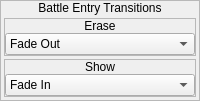
             <widget class="QFrame" name="frame_39">
              <property name="sizePolicy">
               <sizepolicy hsizetype="Fixed" vsizetype="Fixed">
                <horstretch>0</horstretch>
                <verstretch>0</verstretch>
               </sizepolicy>
              </property>
              <property name="frameShape">
               <enum>QFrame::StyledPanel</enum>
              </property>
              <property name="frameShadow">
               <enum>QFrame::Raised</enum>
              </property>
              <layout class="QVBoxLayout" name="verticalLayout_51">
               <property name="spacing">
                <number>0</number>
               </property>
               <property name="margin">
                <number>0</number>
               </property>
               <item>
                <widget class="QLabel" name="label_37">
                 <property name="sizePolicy">
                  <sizepolicy hsizetype="Preferred" vsizetype="Fixed">
                   <horstretch>0</horstretch>
                   <verstretch>0</verstretch>
                  </sizepolicy>
                 </property>
                 <property name="text">
                  <string>Battle Entry Transitions</string>
                 </property>
                 <property name="alignment">
                  <set>Qt::AlignCenter</set>
                 </property>
                </widget>
               </item>
               <item>
                <widget class="QWidget" name="widget_37" native="true">
                 <layout class="QVBoxLayout" name="verticalLayout_60">
                  <property name="spacing">
                   <number>3</number>
                  </property>
                  <property name="margin">
                   <number>3</number>
                  </property>
                  <item>
                   <widget class="QFrame" name="frame_43">
                    <property name="frameShape">
                     <enum>QFrame::StyledPanel</enum>
                    </property>
                    <property name="frameShadow">
                     <enum>QFrame::Raised</enum>
                    </property>
                    <layout class="QVBoxLayout" name="verticalLayout_56">
                     <property name="spacing">
                      <number>0</number>
                     </property>
                     <property name="margin">
                      <number>0</number>
                     </property>
                     <item>
                      <widget class="QLabel" name="label_41">
                       <property name="sizePolicy">
                        <sizepolicy hsizetype="Preferred" vsizetype="Fixed">
                         <horstretch>0</horstretch>
                         <verstretch>0</verstretch>
                        </sizepolicy>
                       </property>
                       <property name="text">
                        <string>Erase</string>
                       </property>
                       <property name="alignment">
                        <set>Qt::AlignCenter</set>
                       </property>
                      </widget>
                     </item>
                     <item>
                      <widget class="QWidget" name="widget_41" native="true">
                       <layout class="QHBoxLayout" name="horizontalLayout_36">
                        <property name="spacing">
                         <number>0</number>
                        </property>
                        <property name="margin">
                         <number>0</number>
                        </property>
                        <item>
                         <widget class="QComboBox" name="cboxBattleEntryTransition_Erase">
                          <item>
                           <property name="text">
                            <string>Fade Out</string>
                           </property>
                          </item>
                          <item>
                           <property name="text">
                            <string>Remove Blocks</string>
                           </property>
                          </item>
                          <item>
                           <property name="text">
                            <string>Wipe Downward</string>
                           </property>
                          </item>
                          <item>
                           <property name="text">
                            <string>Wipe Upward</string>
                           </property>
                          </item>
                          <item>
                           <property name="text">
                            <string>Venetian Blinds</string>
                           </property>
                          </item>
                          <item>
                           <property name="text">
                            <string>Vertical Blinds</string>
                           </property>
                          </item>
                          <item>
                           <property name="text">
                            <string>Horizontal Blinds</string>
                           </property>
                          </item>
                          <item>
                           <property name="text">
                            <string>Receding Square</string>
                           </property>
                          </item>
                          <item>
                           <property name="text">
                            <string>Expanding Square</string>
                           </property>
                          </item>
                          <item>
                           <property name="text">
                            <string>Screen Moves Up</string>
                           </property>
                          </item>
                          <item>
                           <property name="text">
                            <string>Screen Moves Down</string>
                           </property>
                          </item>
                          <item>
                           <property name="text">
                            <string>Screen Moves Left</string>
                           </property>
                          </item>
                          <item>
                           <property name="text">
                            <string>Screen Moves Right</string>
                           </property>
                          </item>
                          <item>
                           <property name="text">
                            <string>Vertical Division</string>
                           </property>
                          </item>
                          <item>
                           <property name="text">
                            <string>Horizontal Division</string>
                           </property>
                          </item>
                          <item>
                           <property name="text">
                            <string>Quadrasection</string>
                           </property>
                          </item>
                          <item>
                           <property name="text">
                            <string>Zoom In</string>
                           </property>
                          </item>
                          <item>
                           <property name="text">
                            <string>Mosaic</string>
                           </property>
                          </item>
                          <item>
                           <property name="text">
                            <string>Waver Screen</string>
                           </property>
                          </item>
                          <item>
                           <property name="text">
                            <string>Instantaneous</string>
                           </property>
                          </item>
                          <item>
                           <property name="text">
                            <string>No Transition</string>
                           </property>
                          </item>
                         </widget>
                        </item>
                       </layout>
                      </widget>
                     </item>
                    </layout>
                   </widget>
                  </item>
                  <item>
                   <widget class="QFrame" name="frame_42">
                    <property name="frameShape">
                     <enum>QFrame::StyledPanel</enum>
                    </property>
                    <property name="frameShadow">
                     <enum>QFrame::Raised</enum>
                    </property>
                    <layout class="QVBoxLayout" name="verticalLayout_55">
                     <property name="spacing">
                      <number>0</number>
                     </property>
                     <property name="margin">
                      <number>0</number>
                     </property>
                     <item>
                      <widget class="QLabel" name="label_40">
                       <property name="sizePolicy">
                        <sizepolicy hsizetype="Preferred" vsizetype="Fixed">
                         <horstretch>0</horstretch>
                         <verstretch>0</verstretch>
                        </sizepolicy>
                       </property>
                       <property name="text">
                        <string>Show</string>
                       </property>
                       <property name="alignment">
                        <set>Qt::AlignCenter</set>
                       </property>
                      </widget>
                     </item>
                     <item>
                      <widget class="QWidget" name="widget_40" native="true">
                       <layout class="QHBoxLayout" name="horizontalLayout_35">
                        <property name="spacing">
                         <number>0</number>
                        </property>
                        <property name="margin">
                         <number>0</number>
                        </property>
                        <item>
                         <widget class="QComboBox" name="cboxBattleEntryTransition_Show">
                          <item>
                           <property name="text">
                            <string>Fade In</string>
                           </property>
                          </item>
                          <item>
                           <property name="text">
                            <string>Reconstitute Blocks</string>
                           </property>
                          </item>
                          <item>
                           <property name="text">
                            <string>Unwipe Downward</string>
                           </property>
                          </item>
                          <item>
                           <property name="text">
                            <string>Unwipe Upward</string>
                           </property>
                          </item>
                          <item>
                           <property name="text">
                            <string>Venetian Blinds</string>
                           </property>
                          </item>
                          <item>
                           <property name="text">
                            <string>Vertical Blinds</string>
                           </property>
                          </item>
                          <item>
                           <property name="text">
                            <string>Horizontal Blinds</string>
                           </property>
                          </item>
                          <item>
                           <property name="text">
                            <string>Receding Square</string>
                           </property>
                          </item>
                          <item>
                           <property name="text">
                            <string>Expanding Square</string>
                           </property>
                          </item>
                          <item>
                           <property name="text">
                            <string>Screen Moves Down</string>
                           </property>
                          </item>
                          <item>
                           <property name="text">
                            <string>Screen Moves Up</string>
                           </property>
                          </item>
                          <item>
                           <property name="text">
                            <string>Screen Moves Right</string>
                           </property>
                          </item>
                          <item>
                           <property name="text">
                            <string>Screen Moves Left</string>
                           </property>
                          </item>
                          <item>
                           <property name="text">
                            <string>Vertical Unify</string>
                           </property>
                          </item>
                          <item>
                           <property name="text">
                            <string>Horizontal Unify</string>
                           </property>
                          </item>
                          <item>
                           <property name="text">
                            <string>Unify Quadrants</string>
                           </property>
                          </item>
                          <item>
                           <property name="text">
                            <string>Zoom Out</string>
                           </property>
                          </item>
                          <item>
                           <property name="text">
                            <string>Mosaic</string>
                           </property>
                          </item>
                          <item>
                           <property name="text">
                            <string>Waver Screen</string>
                           </property>
                          </item>
                          <item>
                           <property name="text">
                            <string>Instantaneous</string>
                           </property>
                          </item>
                         </widget>
                        </item>
                       </layout>
                      </widget>
                     </item>
                    </layout>
                   </widget>
                  </item>
                 </layout>
                </widget>
               </item>
              </layout>
             </widget>
